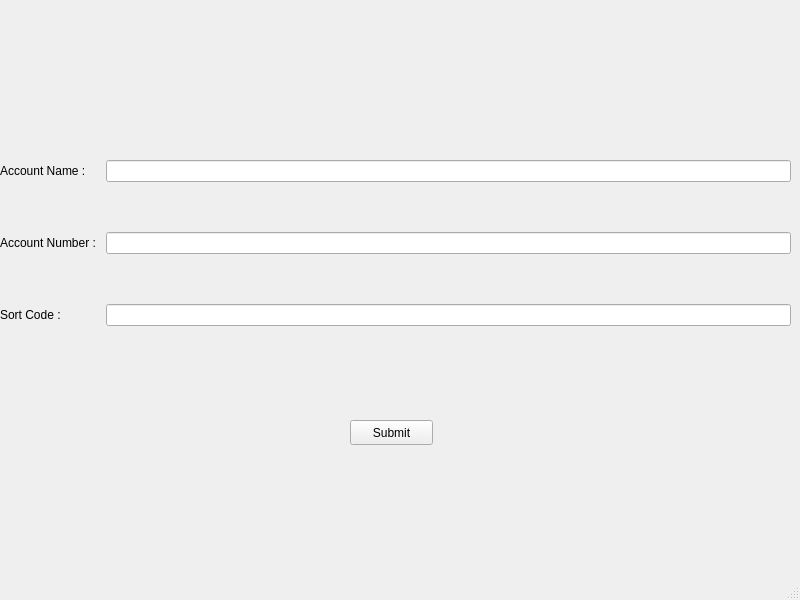
<?xml version="1.0" encoding="UTF-8"?>
<ui version="4.0">
 <class>MainWindow</class>
 <widget class="QMainWindow" name="MainWindow">
  <property name="geometry">
   <rect>
    <x>0</x>
    <y>0</y>
    <width>800</width>
    <height>600</height>
   </rect>
  </property>
  <property name="sizePolicy">
   <sizepolicy hsizetype="Fixed" vsizetype="Fixed">
    <horstretch>0</horstretch>
    <verstretch>0</verstretch>
   </sizepolicy>
  </property>
  <property name="windowTitle">
   <string>MainWindow</string>
  </property>
  <widget class="QWidget" name="centralwidget">
   <widget class="QLabel" name="label">
    <property name="geometry">
     <rect>
      <x>250</x>
      <y>0</y>
      <width>261</width>
      <height>141</height>
     </rect>
    </property>
    <property name="text">
     <string/>
    </property>
    <property name="pixmap">
     <pixmap>../PIX/cards.png</pixmap>
    </property>
   </widget>
   <widget class="QWidget" name="formLayoutWidget">
    <property name="geometry">
     <rect>
      <x>0</x>
      <y>110</y>
      <width>791</width>
      <height>226</height>
     </rect>
    </property>
    <layout class="QFormLayout" name="formLayout">
     <property name="verticalSpacing">
      <number>50</number>
     </property>
     <property name="topMargin">
      <number>50</number>
     </property>
     <item row="0" column="0">
      <widget class="QLabel" name="label_2">
       <property name="text">
        <string>Account Name : </string>
       </property>
      </widget>
     </item>
     <item row="1" column="0">
      <widget class="QLabel" name="label_3">
       <property name="text">
        <string>Account Number : </string>
       </property>
      </widget>
     </item>
     <item row="2" column="0">
      <widget class="QLabel" name="label_4">
       <property name="text">
        <string>Sort Code : </string>
       </property>
      </widget>
     </item>
     <item row="0" column="1">
      <widget class="QLineEdit" name="lineEdit"/>
     </item>
     <item row="1" column="1">
      <widget class="QLineEdit" name="lineEdit_2"/>
     </item>
     <item row="2" column="1">
      <widget class="QLineEdit" name="lineEdit_3"/>
     </item>
    </layout>
   </widget>
   <widget class="QPushButton" name="pushButton">
    <property name="geometry">
     <rect>
      <x>350</x>
      <y>420</y>
      <width>83</width>
      <height>25</height>
     </rect>
    </property>
    <property name="text">
     <string>Submit</string>
    </property>
   </widget>
   <widget class="QLabel" name="label_5">
    <property name="geometry">
     <rect>
      <x>580</x>
      <y>430</y>
      <width>64</width>
      <height>17</height>
     </rect>
    </property>
    <property name="text">
     <string/>
    </property>
   </widget>
  </widget>
  <widget class="QMenuBar" name="menubar">
   <property name="geometry">
    <rect>
     <x>0</x>
     <y>0</y>
     <width>800</width>
     <height>22</height>
    </rect>
   </property>
  </widget>
  <widget class="QStatusBar" name="statusbar"/>
 </widget>
 <resources/>
 <connections/>
</ui>
